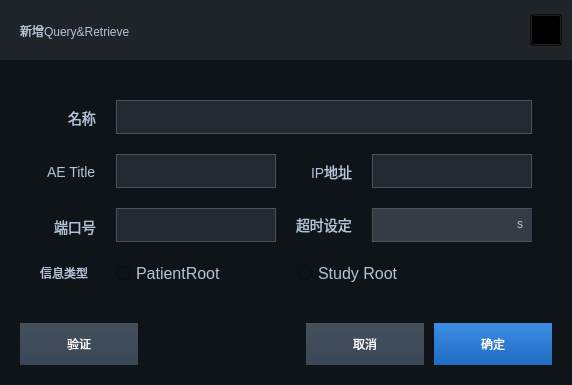
<?xml version="1.0" encoding="UTF-8"?>
<ui version="4.0">
 <class>QQueryRetrieveAddDialog</class>
 <widget class="QDialog" name="QQueryRetrieveAddDialog">
  <property name="geometry">
   <rect>
    <x>0</x>
    <y>0</y>
    <width>572</width>
    <height>385</height>
   </rect>
  </property>
  <property name="windowTitle">
   <string>Dialog</string>
  </property>
  <property name="styleSheet">
   <string notr="true">QWidget
{
font: 14px &quot;Microsoft YaHei&quot;;
color: #B4C4D9;
background-color: rgba(14,20,23,1);


}
border:1px solid rgba(30,35,39,1);

QLabel{

	background: rgba(0,0,0,0);
}

</string>
  </property>
  <widget class="QLabel" name="dialogTitle">
   <property name="geometry">
    <rect>
     <x>20</x>
     <y>20</y>
     <width>221</width>
     <height>21</height>
    </rect>
   </property>
   <property name="styleSheet">
    <string notr="true">background-color: rgba(255, 255, 255, 0);</string>
   </property>
   <property name="text">
    <string>新增Query&amp;Retrieve</string>
   </property>
  </widget>
  <widget class="QPushButton" name="connectTest">
   <property name="geometry">
    <rect>
     <x>20</x>
     <y>323</y>
     <width>118</width>
     <height>42</height>
    </rect>
   </property>
   <property name="styleSheet">
    <string notr="true">QPushButton
{
font: 16px &quot;Microsoft YaHei&quot;;
color:#FFFFFF;
background-color:qlineargradient(x1: 0, y1: 0, x2: 0, y2: 1,stop: 0 #45505C,stop: 1.0 #3A4756);
border:none;
}

QPushButton:hover
{
background-color:qlineargradient(x1: 0, y1: 0, x2: 0, y2: 1,stop: 0 rgba(69, 80, 92, 0.9),stop: 1.0 rgba(58, 71, 86, 0.9));
}

QPushButton:pressed
{
background-color:#131516;
}

QPushButton:disabled
{
background-color:qlineargradient(x1: 0, y1: 0, x2: 0, y2: 1,stop: 0 rgba(69, 80, 92, 0.5),stop: 1.0 rgba(58, 71, 86, 0.5));
color: rgb(117, 117, 117);
}</string>
   </property>
   <property name="text">
    <string>验证</string>
   </property>
  </widget>
  <widget class="QLineEdit" name="Scan_kVp_3">
   <property name="geometry">
    <rect>
     <x>116</x>
     <y>208</y>
     <width>160</width>
     <height>34</height>
    </rect>
   </property>
   <property name="styleSheet">
    <string notr="true">QLineEdit{

	background:rgba(118,133,154,0.2);
	border:1px solid rgba(74,82,90,1);

}</string>
   </property>
  </widget>
  <widget class="QToolButton" name="closeBtn">
   <property name="geometry">
    <rect>
     <x>530</x>
     <y>14</y>
     <width>32</width>
     <height>32</height>
    </rect>
   </property>
   <property name="styleSheet">
    <string notr="true">background-image: url(:/SysConfig/ImageSource/SysConfig/CloseButton.png);
background-color: rgba(0,0,0,0);</string>
   </property>
   <property name="text">
    <string/>
   </property>
  </widget>
  <widget class="QPushButton" name="saveBtn_3">
   <property name="geometry">
    <rect>
     <x>434</x>
     <y>323</y>
     <width>118</width>
     <height>42</height>
    </rect>
   </property>
   <property name="styleSheet">
    <string notr="true">QPushButton
{
font: 16px &quot;Microsoft YaHei&quot;;
color:#FFFFFF;
background-color:qlineargradient(x1: 0, y1: 0, x2: 0, y2: 1,stop: 0 rgba(60,140,227,1),stop: 1.0 rgba(32,108,195,1));
border:none;
}

QPushButton:hover
{
background-color:qlineargradient(x1: 0, y1: 0, x2: 0, y2: 1,stop: 0 rgba(69, 80, 92, 0.9),stop: 1.0 rgba(58, 71, 86, 0.9));
}

QPushButton:pressed
{
background-color:#131516;
}

QPushButton:disabled
{
background-color:qlineargradient(x1: 0, y1: 0, x2: 0, y2: 1,stop: 0 rgba(69, 80, 92, 0.5),stop: 1.0 rgba(58, 71, 86, 0.5));
color: rgb(117, 117, 117);
}</string>
   </property>
   <property name="text">
    <string>确定</string>
   </property>
  </widget>
  <widget class="QLineEdit" name="Scan_kVp_2">
   <property name="geometry">
    <rect>
     <x>372</x>
     <y>154</y>
     <width>160</width>
     <height>34</height>
    </rect>
   </property>
   <property name="styleSheet">
    <string notr="true">QLineEdit{

	background:rgba(118,133,154,0.2);
	border:1px solid rgba(74,82,90,1);

}</string>
   </property>
  </widget>
  <widget class="QWidget" name="widget_2" native="true">
   <property name="geometry">
    <rect>
     <x>372</x>
     <y>208</y>
     <width>160</width>
     <height>34</height>
    </rect>
   </property>
   <property name="styleSheet">
    <string notr="true">QWidget{

	background-color: rgba(118,133,154,0.2);
}
QLabel{
	background-color: rgba(0,0,0,0);

}</string>
   </property>
   <widget class="QLineEdit" name="Scan_leftRightAdjust">
    <property name="geometry">
     <rect>
      <x>0</x>
      <y>0</y>
      <width>217</width>
      <height>34</height>
     </rect>
    </property>
    <property name="styleSheet">
     <string notr="true">QLineEdit{

	background:rgba(118,133,154,0.2);
	border:1px solid rgba(74,82,90,1);

}</string>
    </property>
   </widget>
   <widget class="QLabel" name="label_3">
    <property name="geometry">
     <rect>
      <x>145</x>
      <y>8</y>
      <width>12</width>
      <height>16</height>
     </rect>
    </property>
    <property name="text">
     <string>s</string>
    </property>
   </widget>
  </widget>
  <widget class="QLabel" name="label_100">
   <property name="geometry">
    <rect>
     <x>47</x>
     <y>164</y>
     <width>61</width>
     <height>16</height>
    </rect>
   </property>
   <property name="styleSheet">
    <string notr="true">QLabel{

	font:14px;
}</string>
   </property>
   <property name="text">
    <string>AE Title</string>
   </property>
  </widget>
  <widget class="QLabel" name="label_99">
   <property name="geometry">
    <rect>
     <x>68</x>
     <y>110</y>
     <width>41</width>
     <height>16</height>
    </rect>
   </property>
   <property name="styleSheet">
    <string notr="true">QLabel{

	font:14px;
}</string>
   </property>
   <property name="text">
    <string>名称</string>
   </property>
  </widget>
  <widget class="QLineEdit" name="Scan_kVp_4">
   <property name="geometry">
    <rect>
     <x>116</x>
     <y>154</y>
     <width>160</width>
     <height>34</height>
    </rect>
   </property>
   <property name="styleSheet">
    <string notr="true">QLineEdit{

	background:rgba(118,133,154,0.2);
	border:1px solid rgba(74,82,90,1);

}</string>
   </property>
  </widget>
  <widget class="QPushButton" name="backBtn_3">
   <property name="geometry">
    <rect>
     <x>306</x>
     <y>323</y>
     <width>118</width>
     <height>42</height>
    </rect>
   </property>
   <property name="styleSheet">
    <string notr="true">QPushButton
{
font: 16px &quot;Microsoft YaHei&quot;;
color:#FFFFFF;
background-color:qlineargradient(x1: 0, y1: 0, x2: 0, y2: 1,stop: 0 #45505C,stop: 1.0 #3A4756);
border:none;
}

QPushButton:hover
{
background-color:qlineargradient(x1: 0, y1: 0, x2: 0, y2: 1,stop: 0 rgba(69, 80, 92, 0.9),stop: 1.0 rgba(58, 71, 86, 0.9));
}

QPushButton:pressed
{
background-color:#131516;
}

QPushButton:disabled
{
background-color:qlineargradient(x1: 0, y1: 0, x2: 0, y2: 1,stop: 0 rgba(69, 80, 92, 0.5),stop: 1.0 rgba(58, 71, 86, 0.5));
color: rgb(117, 117, 117);
}</string>
   </property>
   <property name="text">
    <string>取消</string>
   </property>
  </widget>
  <widget class="QLabel" name="label">
   <property name="geometry">
    <rect>
     <x>0</x>
     <y>0</y>
     <width>572</width>
     <height>60</height>
    </rect>
   </property>
   <property name="styleSheet">
    <string notr="true">background-color: rgba(31,36,40,1);</string>
   </property>
   <property name="text">
    <string/>
   </property>
  </widget>
  <widget class="QLabel" name="label_101">
   <property name="geometry">
    <rect>
     <x>54</x>
     <y>218</y>
     <width>51</width>
     <height>18</height>
    </rect>
   </property>
   <property name="styleSheet">
    <string notr="true">QLabel{

	font:14px;
}</string>
   </property>
   <property name="text">
    <string>端口号</string>
   </property>
  </widget>
  <widget class="QLabel" name="label_102">
   <property name="geometry">
    <rect>
     <x>311</x>
     <y>164</y>
     <width>51</width>
     <height>16</height>
    </rect>
   </property>
   <property name="styleSheet">
    <string notr="true">QLabel{

	font:14px;
}</string>
   </property>
   <property name="text">
    <string>IP地址</string>
   </property>
  </widget>
  <widget class="QLabel" name="label_103">
   <property name="geometry">
    <rect>
     <x>296</x>
     <y>216</y>
     <width>61</width>
     <height>18</height>
    </rect>
   </property>
   <property name="styleSheet">
    <string notr="true">QLabel{

	font:14px;
}</string>
   </property>
   <property name="text">
    <string>超时设定</string>
   </property>
  </widget>
  <widget class="QLineEdit" name="Scan_kVp">
   <property name="geometry">
    <rect>
     <x>116</x>
     <y>100</y>
     <width>416</width>
     <height>34</height>
    </rect>
   </property>
   <property name="styleSheet">
    <string notr="true">QLineEdit{

	background:rgba(118,133,154,0.2);
	border:1px solid rgba(74,82,90,1);

}</string>
   </property>
  </widget>
  <widget class="QLabel" name="label_150">
   <property name="geometry">
    <rect>
     <x>40</x>
     <y>265</y>
     <width>61</width>
     <height>16</height>
    </rect>
   </property>
   <property name="text">
    <string>信息类型</string>
   </property>
  </widget>
  <widget class="QWidget" name="widget_4" native="true">
   <property name="geometry">
    <rect>
     <x>116</x>
     <y>265</y>
     <width>411</width>
     <height>18</height>
    </rect>
   </property>
   <property name="styleSheet">
    <string notr="true">QRadioButton{

	font:16px;
}</string>
   </property>
   <widget class="QRadioButton" name="TZ_DDMMYYYY">
    <property name="geometry">
     <rect>
      <x>182</x>
      <y>0</y>
      <width>121</width>
      <height>17</height>
     </rect>
    </property>
    <property name="text">
     <string>Study Root</string>
    </property>
   </widget>
   <widget class="QRadioButton" name="TZ_MMDDYYYY">
    <property name="geometry">
     <rect>
      <x>0</x>
      <y>0</y>
      <width>121</width>
      <height>17</height>
     </rect>
    </property>
    <property name="text">
     <string>PatientRoot</string>
    </property>
   </widget>
  </widget>
  <zorder>connectTest</zorder>
  <zorder>Scan_kVp_3</zorder>
  <zorder>saveBtn_3</zorder>
  <zorder>Scan_kVp_2</zorder>
  <zorder>widget_2</zorder>
  <zorder>label_100</zorder>
  <zorder>label_99</zorder>
  <zorder>Scan_kVp_4</zorder>
  <zorder>backBtn_3</zorder>
  <zorder>label</zorder>
  <zorder>label_101</zorder>
  <zorder>label_102</zorder>
  <zorder>label_103</zorder>
  <zorder>Scan_kVp</zorder>
  <zorder>dialogTitle</zorder>
  <zorder>closeBtn</zorder>
  <zorder>label_150</zorder>
  <zorder>widget_4</zorder>
 </widget>
 <resources/>
 <connections/>
</ui>
